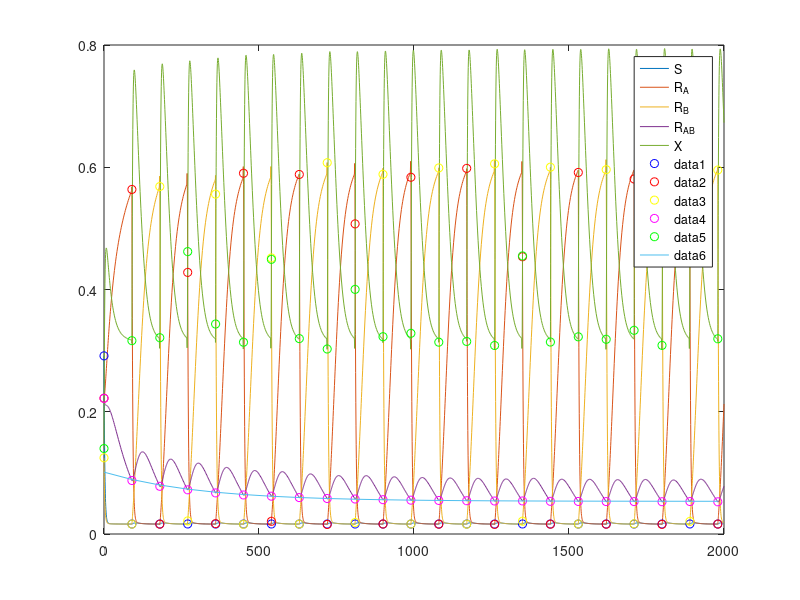

MATLAB code to generate this figure:
%%
%%
%%
%% Here I attempt to implement the ODE's as used in Uecker's review paper:
%    "Antibiotic treatment protocols revisited: The challenges
%     of a conclusive assessment by mathematical modeling"
%
% All the models originally came from elsewhere. I don't care.
%
%Things to note: It seems silly to measure all strategies based on all
%things at once. We can Determine which strategy will be best AFTER ABR has
%taken hold. 
%Then, using the value of that strategy, we can look at how much PRE-ABR
%strategies improve on that (The "Delta-utility" as it were). We then look
%at how long we expect them to last - (IE, Delta-utility * time till ABR).
%
% We might also be persuaded to look at the immediate aftermath of ABR
% arrival.
%
% But ranking based on time of arrival doesn't make sense unless we know
% how much value each day of ABR is going to "cost". 
%
% WE might also hypothesize that there is just plain dimishing returns in

% With all that in mind....


S=1;
RA=2;
RB=3;
RAB=4;
X=5;
numCompartments=5;

mu= 0.02;  %turnover rate. Rate at which folks leave hospital. Completly uniform for no damn reason.

InTotal=1;
m=ones(numCompartments,1); %fractional rate of arrival;
m(RAB)=0;
m(X)=0;
m=m/sum(m);

beta=0.1; %Rate of infection
sigma= 0.02; %relative rate of replacement infection

cA=0.04;
cB=0.04;
cAB=0.17; %Cost of antibiotic resistance.


tau=0.4; %rate of recovery due to treatment
gam=0.02;  %Spontaneous recovery.

nuA= 10^-6; %Spotaneous rate of resistance mutation thing.
nuB= 10^-6;
nuAB= 10^-13;


P=ones(1,numCompartments);
chi= [0;0.5;0.5;0]; %Rate of application of antibiotics. This is the "mixing" paradigm, for example.
chi= [0;0.0;0.0;1]; %Rate of application of antibiotics. This is the "mixing" paradigm, for example.
chi= [1;0.0;0.0;0]; 

TurnOver=90;
chiA= @(t) 1*(mod(t,2*TurnOver)< TurnOver);
chiB= @(t) 1*(mod(t,2*TurnOver)>= TurnOver);
chiAB= @(t) 0;

%%Now we apply "Double push" thing.
% chiA= @(t) 0;
% chiB= @(t) 0;
% chiAB= @(t) 1;


%%Now we apply "Do Nothing".
% chiA= @(t) 0;
% chiB= @(t) 0;
% chiAB= @(t) 0;


%%Now we apply "Mixing" thing.
% chiA= @(t) 0.5;
% chiB= @(t) 0.5;
% chiAB= @(t) 0;

recoveryMatrix = @(t) [-(gam+tau),0,0,0,0;
                  0,-(gam+tau*(chiB(t)+chiAB(t))),0,0,0;
                  0,0,-gam-tau*(chiA(t)+chiAB(t)),0,0;
                  0,0,0,-gam,0;
                  gam+tau,gam+tau*(chiB(t)+chiAB(t)),gam+tau*(chiA(t)+chiAB(t)),gam,0];

              
              
evolutionMatrix=  @(t) [-(chiA(t)*nuA+chiB(t)*(nuB)+nuAB),0,0,0,0;
                        chiA(t)*nuA,-(chiB(t)+chiAB(t) )*nuB,0,0,0;
                        chiB(t)*(nuB),0,-(chiA(t)+chiAB(t))*nuA,0,0;
                        nuAB,(chiB(t)+chiAB(t))*nuB,(chiA(t)+chiAB(t))*nuA,0,0;
                        0,0,0,0,0];
              
%Still need to do infection matrix and such.

infectionRates= diag([beta;beta*(1-cA);beta*(1-cB);beta*(1-cAB);0])
infectionRates(end,:)=-sum(infectionRates);



ode= @(t,P) InTotal*m*mu -mu*P + recoveryMatrix(t)*P + evolutionMatrix(t)*P + infectionRates*P*P(end)+...
        [-sigma*beta*(1-cA)*chiA(t)*P(RA)*P(S)-sigma*beta*(1-cA)*chiB(t)*P(RB)*P(S)-sigma*beta*(1-cAB)*P(RAB)*P(S);
        sigma*beta*(1-cA)*chiA(t)*P(RA)*P(S)+sigma*beta*(1-cA)*chiA(t)*P(RA)*P(RB)-sigma*beta*(1-cB)*chiB(t)*P(RB)*P(RA)-sigma*beta*(1-cAB)*(chiB(t)+chiAB(t))*P(RAB)*P(RA);
        sigma*beta*(1-cB)*chiB(t)*P(RB)*P(S)-sigma*beta*(1-cA)*chiA(t)*P(RA)*P(RB)+sigma*beta*(1-cB)*chiB(t)*P(RB)*P(RA)-sigma*beta*(1-cAB)*(chiA(t)+chiAB(t))*P(RAB)*P(RB);
        sigma*beta*(1-cAB)*P(RAB)*P(S)+sigma*beta*(1-cAB)*(chiB(t)+chiAB(t))*P(RAB)*P(RA)+sigma*beta*(1-cAB)*(chiA(t)+chiAB(t))*P(RAB)*P(RB)
        0]; %This line is co-infections.

integroODE= @(t,y)  [ode(t,y(1:X));y(X)];
    
tspan = [0 2000];
y0 = rand(numCompartments+1,1);
%y0(RAB)=0;
y0(end)=0;
y0=y0/sum(y0);

integroODE(0,y0)

[t,y] = ode45(integroODE, tspan, y0);

[tClunk,yClunk] = ode45(integroODE, (tspan(1):TurnOver:tspan(2)), y0);
    
plot(t,y(:,1:X));
legend({'S','R_A', 'R_B','R_{AB}','X'})
hold on
scatter(tClunk,yClunk(:,1),'b')
scatter(tClunk,yClunk(:,2),'r')
scatter(tClunk,yClunk(:,3),'y')
scatter(tClunk,yClunk(:,4),'m')
scatter(tClunk,yClunk(:,5),'g')

idx=find(t>(t(end)-TurnOver*4));
(y(end,end)-y(idx(1),end))/(t(end)-t(idx(1)))


Q=yClunk(:,5)-yClunk(end,5)

%Assume  yClunk(:,5) = A *r^k +C.
%Find remaining values.
 r=sqrt((yClunk(13,4)-yClunk(9,4))./(yClunk(11,4)-yClunk(7,4)));  %(A r^13 -A r^9)/(A r^11 -A r^7) = r^2
 A= (yClunk(13,4)-yClunk(9,4))/(r^13-r^9);
 C= yClunk(12,4)-A*r^12;
 
 VirtualSteps= A*(r.^[1:length(tClunk)])+C;
 hold on
 plot(tClunk,VirtualSteps)
 